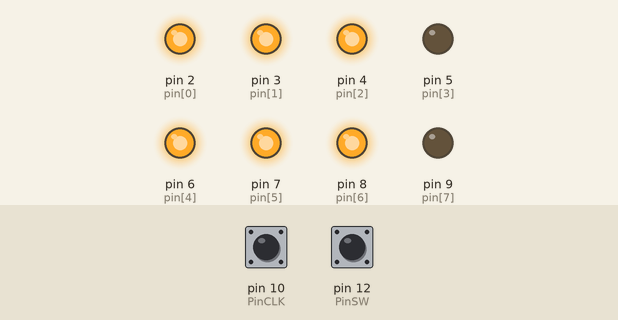
The program below on a simulated Arduino Mega 2560, built with avr-gcc and run on an emulated ATmega2560. Parts: output pins drawn as LEDs (lit = HIGH). The test bench sets the inputs (shaded band); at power-on: pin 12 (PinSW) HIGH, pin 10 (PinCLK) HIGH. Random numbers use the default seed unless the program sets one.

Above: at 1.2 s.
1.3 s: pin 12 (PinSW) pulled LOW for 0.15 s
At 2.5 s:
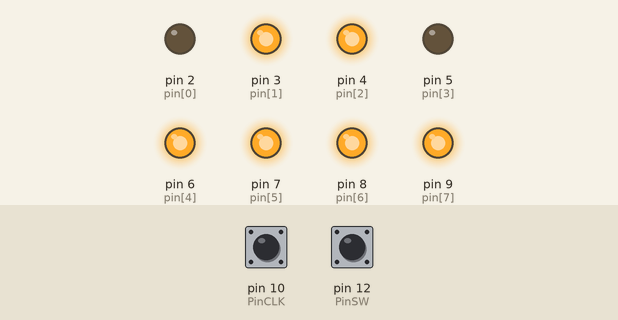
2.9 s: pin 12 (PinSW) pulled LOW for 1 s
At 4.9 s:
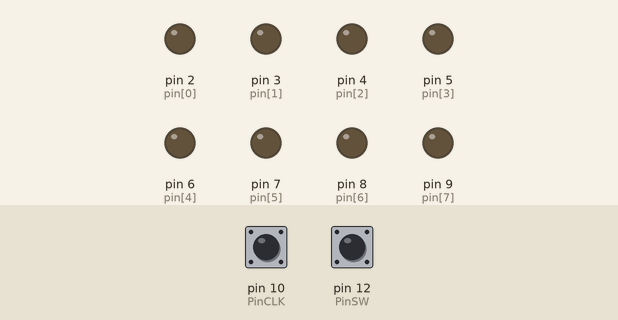
5.4 s: pin 12 (PinSW) pulled LOW for 0.15 s
At 6.7 s:
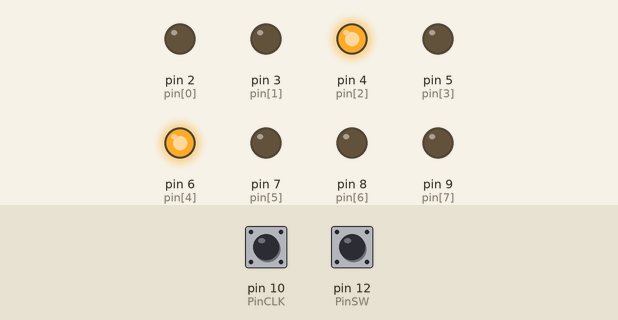
7.0 s: pin 12 (PinSW) pulled LOW for 3.2 s
At 10.9 s:
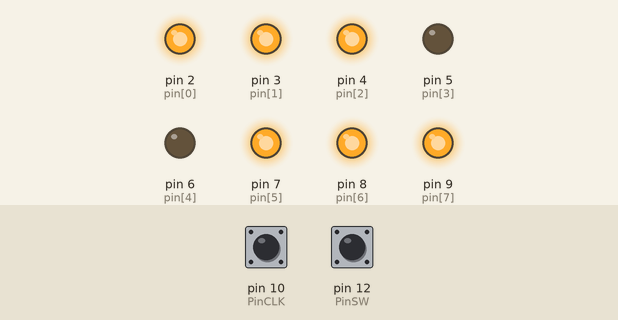
Timing chart, 0 to 12.4 s (numbered marks = the images above; inputs shaded):
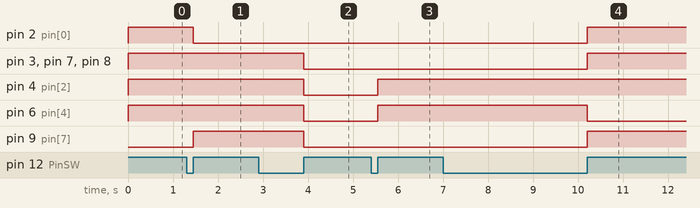

The program:

main.cpp
```cpp
#include <Arduino.h>

byte pin[] = {2, 3, 4, 5, 6, 7, 8, 9}; // arduino pin array

int number[10][8] = {
    /*
     E  D  C  .  B  A  F  G
    */
    {1, 1, 1, 0, 1, 1, 1, 0}, // 0
    {0, 0, 1, 0, 1, 0, 0, 0}, // 1
    {0, 0, 1, 0, 1, 0, 1, 1}, // 4
    {0, 1, 1, 0, 0, 1, 1, 1}, // 5
    {1, 1, 1, 0, 0, 1, 1, 1}, // 6
    {0, 0, 1, 0, 1, 1, 0, 0}, // 7
    {1, 1, 1, 0, 1, 1, 1, 1}, // 8
    {0, 1, 1, 0, 1, 1, 1, 1}, // 9
};

const int PinCLK = 10;
const int PinDT = 11;
const int PinSW = 12;

int clkState;
int clkLastState;
int RotaryPosition = 0;
bool buttonPressed = false;

void setup()
{
  for (byte a = 0; a < 8; a++)
  {
    pinMode(pin[a], OUTPUT);
  }

  pinMode(PinCLK, INPUT);
  pinMode(PinDT, INPUT);
  pinMode(PinSW, INPUT);
  digitalWrite(PinSW, HIGH);

  clkLastState = digitalRead(PinCLK);
}

void loop()
{
  if (!(digitalRead(PinSW)))
  {
    buttonPressed = true;
  }
  else
  {
    if (buttonPressed)
    {
      RotaryPosition = (rand() % (9 + 1)) * 2;
    }
    buttonPressed = false;
  }

  clkState = digitalRead(PinCLK);
  if (clkState != clkLastState)
  {
    if ((digitalRead(PinDT) != clkState))
    {
      if (RotaryPosition < 18)
      {
        RotaryPosition = RotaryPosition + 1;
      }
      else
      {
        // RotaryPosition = 0;
      }
    }
    else
    {
      if (RotaryPosition > 0)
      {
        RotaryPosition = RotaryPosition - 1;
      }
      else
      {
        // RotaryPosition = 18;
      }
    }

    clkLastState = clkState;
  }

  if (RotaryPosition % 2 == 0)
  {
    for (int b = 0; b < 8; b++)
    {
      digitalWrite(pin[b], number[RotaryPosition / 2][b]);
    }
  }
}
```

Measured:
- after the input at 1.3 s, pin 2 (pin[0]): HIGH → LOW after 0.15 s; pin 9 (pin[7]): LOW → HIGH after 0.15 s
- after the input at 2.9 s, pin 3 (pin[1]), pin 4 (pin[2]), pin 6 (pin[4]), pin 7 (pin[5]), pin 8 (pin[6]), pin 9 (pin[7]): HIGH → LOW after 1.0 s
- after the input at 5.4 s, pin 4 (pin[2]), pin 6 (pin[4]): LOW → HIGH after 0.15 s
- after the input at 7.0 s, pin 2 (pin[0]), pin 3 (pin[1]), pin 7 (pin[5]), pin 8 (pin[6]), pin 9 (pin[7]): LOW → HIGH after 3.2 s; pin 6 (pin[4]): HIGH → LOW after 3.2 s
